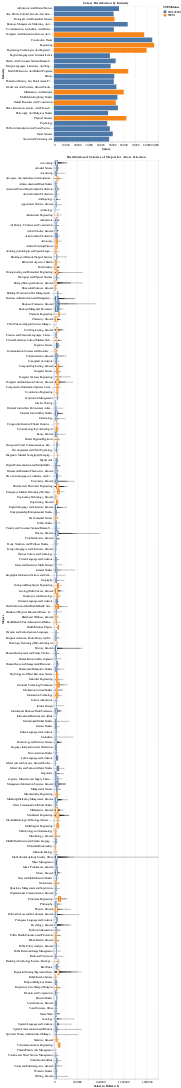

The notebook cell this image was saved under:
### Code cell
alt.data_transformers.disable_max_rows()

#list of institutions
institutionss = df_ind_austin['inst_name'].unique()

# # list of variables
# variables = df_median['variable'].unique()

#removed :O categorization for column name
# majorsDF = pd.DataFrame({'Industry': industries})

# select institution dropdown
inst_dropdowns = alt.binding_select(options=institutionss)
inst_selects = alt.selection_single(
    fields=['inst_name'], 
    bind=inst_dropdowns, 
    name="inst_name")
interval = alt.selection_multi(on='click', encodings=['y'])
chart = alt.Chart(df_ind_austin).mark_bar().encode(
    y = alt.Y('CIP2Title:N', axis=alt.Axis(title='Industry')),
    x = alt.X('mean(Year5Wage_Median):Q', axis=alt.Axis(title='Salary')),
    color=alt.condition(interval, 'STEMStatus:N', alt.value('lightgray')),
    tooltip = ['mean(Year5Wage_Median):Q','CIP2Title:N']
).properties(
    title = "Salary Distribution by Industry",
).add_selection(
    interval,
    inst_selects
).transform_filter(
    inst_selects
)
# .transform_filter(
#     select_year
# )

# df_austin_dist = df_austin['CIP6Title'].unique()
# df_austin_dist.head()


hist = alt.Chart(df_ind_austin).mark_bar().encode(
    x= alt.X('Year5Wage_Mean:Q', axis=alt.Axis(title='Salary in Dollars ($)')),
    y=alt.Y('CIP6Title:N', axis=alt.Axis(title='Major')),
    color=alt.Color('STEMStatus:N'),
    tooltip = ['Year5Wage_Mean','CIP6Title']
).transform_filter(
    interval
).properties(
    title='Distribution of Salaries of Majors for Above Selection'
)
# chart & hist


# box = alt.LayerChart(df_ind_austin).transform_aggregate(
# min="Year1Wage_Min:Q",
# max="Year1Wage_Max:Q",
# mean="Year1Wage_Mean:Q",
# q1="Year1Wage_P25:Q",
# q3="Year1Wage_P75:Q"

box = alt.LayerChart(df_ind_austin).encode(
tooltip = ['CIP6Title:N','Year1Wage_Min:Q','Year1Wage_P25:Q', 'Year1Wage_Mean:Q', 'Year1Wage_P75:Q', 'Year1Wage_Max:Q'],
y= alt.Y('CIP6Title:N', title = 'Majors'),

# tooltip=['min:Q', 'q1:Q', 'mean:Q', 'q3:Q', 'max:Q']

).add_layers(
alt.Chart().mark_rule(tooltip=True).encode(x=alt.X('median(Year1Wage_Min):Q', title='Salary in Dollars ($)'), x2='min(Year1Wage_Max):Q').interactive(),
alt.Chart().mark_bar(height = 20,tooltip=True).encode(x='mean(Year1Wage_P25):Q', x2='mean(Year1Wage_P75):Q', color=alt.Color('STEMStatus:N')).interactive(),
alt.Chart().mark_tick(color='white', height=18,tooltip=True).encode(x='mean(Year1Wage_Mean):Q').interactive()
).transform_filter(
    interval
).transform_filter(
    inst_selects
).properties(
    title='Distribution of Salaries of Majors for Above Selection'
    
).interactive()
chart & box.add_selection(alt.selection_single())

#instead of slider, make radio buttons

### Figure 1 — Vega-Lite specification as saved in the notebook (floating-point values rounded to 4 significant figures; data arrays with more than 128 entries replaced by an {"elided": "..."} marker saying what was removed)
{"config": {"view": {"continuousWidth": 400, "continuousHeight": 300}}, "vconcat": [{"mark": "bar", "encoding": {"color": {"condition": {"type": "nominal", "field": "STEMStatus", "selection": "selector056"}, "value": "lightgray"}, "tooltip": [{"type": "quantitative", "aggregate": "mean", "field": "Year5Wage_Median"}, {"type": "nominal", "field": "CIP2Title"}], "x": {"type": "quantitative", "aggregate": "mean", "axis": {"title": "Salary"}, "field": "Year5Wage_Median"}, "y": {"type": "nominal", "axis": {"title": "Industry"}, "field": "CIP2Title"}}, "selection": {"selector056": {"type": "multi", "on": "click", "encodings": ["y"]}, "inst_name": {"type": "single", "fields": ["inst_name"], "bind": {"input": "select", "options": ["UT Arlington", "UT Austin", "UT Dallas", "UT El Paso", "UT Health Science Center - Houston", "UT Health Science Center - San Antonio", "UT MD Anderson Cancer Center", "UT Medical Branch - Galveston", "UT Permian Basin", "UT Rio Grande Valley", "UT San Antonio", "UT Southwestern Medical Center", "UT Tyler"]}}}, "title": "Salary Distribution by Industry", "transform": [{"filter": {"selection": "inst_name"}}]}, {"layer": [{"mark": {"type": "rule", "tooltip": true}, "encoding": {"x": {"type": "quantitative", "aggregate": "median", "field": "Year1Wage_Min", "title": "Salary in Dollars ($)"}, "x2": {"aggregate": "min", "field": "Year1Wage_Max"}}, "selection": {"selector057": {"type": "interval", "bind": "scales", "encodings": ["x", "y"]}, "selector060": {"type": "interval", "bind": "scales", "encodings": ["x", "y"]}, "selector061": {"type": "single"}}}, {"mark": {"type": "bar", "height": 20, "tooltip": true}, "encoding": {"color": {"type": "nominal", "field": "STEMStatus"}, "x": {"type": "quantitative", "aggregate": "mean", "field": "Year1Wage_P25"}, "x2": {"aggregate": "mean", "field": "Year1Wage_P75"}}, "selection": {"selector058": {"type": "interval", "bind": "scales", "encodings": ["x", "y"]}}}, {"mark": {"type": "tick", "color": "white", "height": 18, "tooltip": true}, "encoding": {"x": {"type": "quantitative", "aggregate": "mean", "field": "Year1Wage_Mean"}}, "selection": {"selector059": {"type": "interval", "bind": "scales", "encodings": ["x", "y"]}}}], "encoding": {"tooltip": [{"type": "nominal", "field": "CIP6Title"}, {"type": "quantitative", "field": "Year1Wage_Min"}, {"type": "quantitative", "field": "Year1Wage_P25"}, {"type": "quantitative", "field": "Year1Wage_Mean"}, {"type": "quantitative", "field": "Year1Wage_P75"}, {"type": "quantitative", "field": "Year1Wage_Max"}], "y": {"type": "nominal", "field": "CIP6Title", "title": "Majors"}}, "title": "Distribution of Salaries of Majors for Above Selection", "transform": [{"filter": {"selection": "selector056"}}, {"filter": {"selection": "inst_name"}}]}], "data": {"name": "data-4c4ec8a17cb3f038bfdb50ea66d784a8"}, "$schema": "https://vega.github.io/schema/vega-lite/v4.8.1.json", "datasets": {"data-4c4ec8a17cb3f038bfdb50ea66d784a8": {"elided": "479 records"}}}
